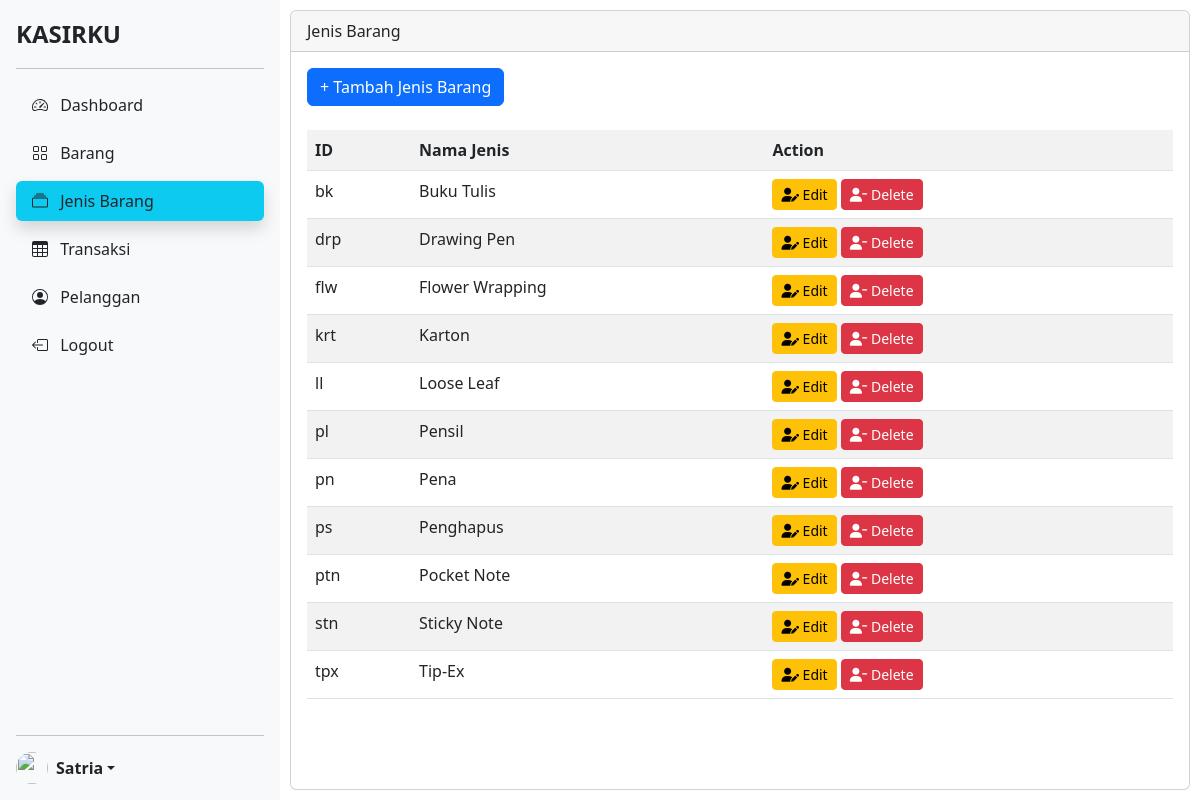
Page /view_jenis_barang.php (signed in) on the committed database.
### tables this page shows
CREATE TABLE `jenis_barang` (
  `id_jenis` varchar(5) NOT NULL,
  `nama_jenis` varchar(50) NOT NULL
);

### view_jenis_barang.php (the view, shortened to what this page needs)
<!DOCTYPE html>
<html lang="en">
<head>
    <link href="https://cdn.jsdelivr.net/npm/bootstrap@5.2.1/dist/css/bootstrap.min.css" rel="stylesheet">
    <link rel="stylesheet" href="style.css">
</head>
<body>
    <div class="d-flex flex-row">
        <nav class="sticky">
            <?php
                include ('nav/index.php');
            ?>
        </nav>
        <div class="card flex-grow-1" style="margin:10px">
            <div class="card-header">Jenis Barang</div>
            <div class="card-body">
                <button type="button" class="btn btn-primary" data-bs-toggle="modal" data-bs-target="#addJenisBarangModal">
                    + Tambah Jenis Barang
                </button>
                <br><br>
                <table id="tabel_data" class="table table-hover table-striped">
                    <tr>
                        <th>ID</th>
                        <th>Nama Jenis</th>
                        <th>Action</th>
                    </tr>
                    <?php
                    require_once('db_login.php');
                    $query = "SELECT * FROM jenis_barang ORDER BY id_jenis";
                    $query_run = mysqli_query($con, $query);
                    if (mysqli_num_rows($query_run) > 0) {
                        foreach ($query_run as $jenisbarang) {
                    ?>
                            <tr>
                                <td><?= $jenisbarang['id_jenis'] ?></td>
                                <td><?= $jenisbarang['nama_jenis'] ?></td>
                                <td>
                                    <button type="button" value="<?= $jenisbarang['id_jenis']; ?>" class="editJenisBarangBtn btn btn-warning btn-sm"><i class="fa-solid fa-user-pen"></i> Edit</button>
                                    <button type="button" value="<?= $jenisbarang['id_jenis']; ?>" class="deleteJenisBarangBtn btn btn-danger btn-sm"><i class="fa-solid fa-user-minus"></i> Delete</button>
                                </td>
                            </tr>
                    <?php
                        }
                    }
                    ?>
                </table>
            </div>
        </div>
    </div>
</body>
</html>

### style.css (style rules this page uses)
.sticky { position: sticky; position: -webkit-sticky; top: 0; align-self: flex-start; }

### nav/sidebars.css (style rules this page uses)
body { min-height: 100vh; min-height: -webkit-fill-available; }
html { height: -webkit-fill-available; }

### rows in the picture
jenis_barang: id_jenis "bk", nama_jenis "Buku Tulis"
jenis_barang: id_jenis "drp", nama_jenis "Drawing Pen"
jenis_barang: id_jenis "flw", nama_jenis "Flower Wrapping"
jenis_barang: id_jenis "krt", nama_jenis "Karton"
jenis_barang: id_jenis "ll", nama_jenis "Loose Leaf"
jenis_barang: id_jenis "pl", nama_jenis "Pensil"
jenis_barang: id_jenis "pn", nama_jenis "Pena"
jenis_barang: id_jenis "ps", nama_jenis "Penghapus"
jenis_barang: id_jenis "ptn", nama_jenis "Pocket Note"
jenis_barang: id_jenis "stn", nama_jenis "Sticky Note"
jenis_barang: id_jenis "tpx", nama_jenis "Tip-Ex"

### other values in the picture
$_SESSION['username'] "Satria"
